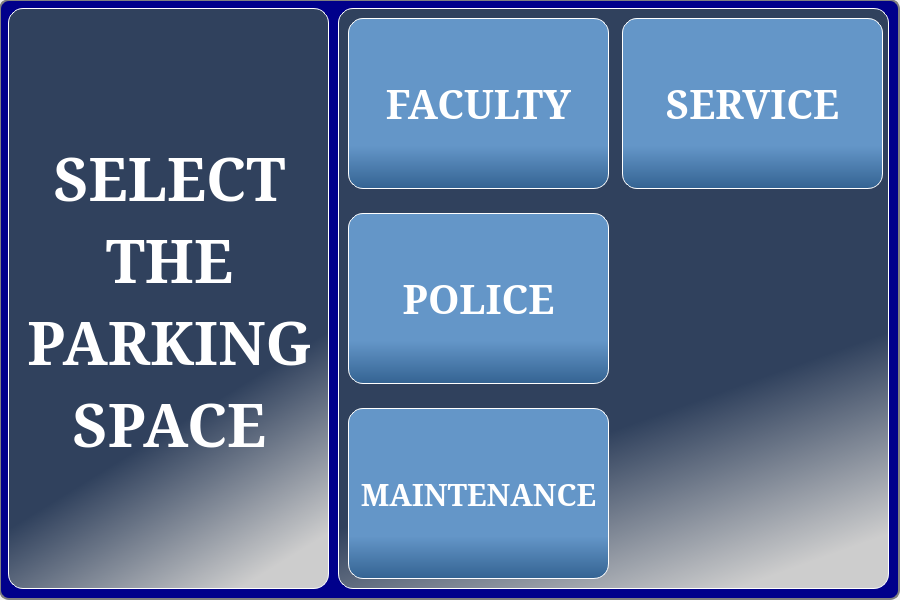
<?xml version="1.0" encoding="UTF-8"?>
<ui version="4.0">
 <class>EmployeeWindow</class>
 <widget class="QDialog" name="EmployeeWindow">
  <property name="geometry">
   <rect>
    <x>0</x>
    <y>0</y>
    <width>900</width>
    <height>600</height>
   </rect>
  </property>
  <property name="windowTitle">
   <string>Dialog</string>
  </property>
  <property name="styleSheet">
   <string notr="true">#mainFrame
{
	alternate-background-color: blue;
	background: darkblue;
	border-radius: 10px;
	border: 2px solid gray;
}

#textFrame
{
	background: qlineargradient(spread:pad, x1:0.38, y1:0, x2:0.722, y2:1, stop:0.6875 #30415D, stop:1 rgba(205, 205, 205, 255));

	box-shadow: inset 0 0 0 1px #27496d;
	border: 1px solid white;
	border-radius: 15px;
	box-shadow: inset 0 0 0 1px #27496d;
}

#titleLabel
{
	color: #fff;
	font: bold 60px;
	font-family: Garamond;
}

#iconLabel
{
	color: rgba(0,0,0,30%);
}

#buttonFrame
{
	background: qlineargradient(spread:pad, x1:0.38, y1:0, x2:0.722, y2:1, stop:0.6875 #30415D, stop:1 rgba(205, 205, 205, 255));

	box-shadow: inset 0 0 0 1px #27496d;
	border: 1px solid white;
	border-radius: 15px;
	box-shadow: inset 0 0 0 1px #27496d;
}




#facultyButton
{
	color: #fff;
	text-shadow: -2px 2px #346392;
	background-color: #ff9664;
	box-shadow: inset 0 0 0 1px #27496d;
	border: 1px solid white;
	border-radius: 15px;
	font-family: Garamond;
	font: bold 40px;

	background: qlineargradient(spread:pad, x1:0.50, y1:0, x2:0.5, y2:1, stop:0.75 #6496C8, stop:1 #346392);
}

#facultyButton :hover
{
	box-shadow: inset 0 0 0 1px #27496d,0 5px 15px #193047;
}

#facultyButton :active
{
	box-shadow: inset 0 0 0 1px #27496d,inset 0 5px 30px #193047;
}




#maintenanceButton
{
	color: #fff;
	text-shadow: -2px 2px #346392;
	background-color: #ff9664;
	box-shadow: inset 0 0 0 1px #27496d;
	border: 1px solid white;
	border-radius: 15px;
	font-family: Garamond;
	font: bold 30px;

	background: qlineargradient(spread:pad, x1:0.50, y1:0, x2:0.5, y2:1, stop:0.75 #6496C8, stop:1 #346392);
}

#maintenanceButton :hover
{
	box-shadow: inset 0 0 0 1px #27496d,0 5px 15px #193047;
}

#maintenanceButton :active
{
	box-shadow: inset 0 0 0 1px #27496d,inset 0 5px 30px #193047;
}




#policeButton
{
	color: #fff;
	text-shadow: -2px 2px #346392;
	background-color: #ff9664;
	box-shadow: inset 0 0 0 1px #27496d;
	border: 1px solid white;
	border-radius: 15px;
	font-family: Garamond;
	font: bold 40px;

	background: qlineargradient(spread:pad, x1:0.50, y1:0, x2:0.5, y2:1, stop:0.75 #6496C8, stop:1 #346392);
}

#policeButton :hover
{
	box-shadow: inset 0 0 0 1px #27496d,0 5px 15px #193047;
}

#policeButton:active
{
	box-shadow: inset 0 0 0 1px #27496d,inset 0 5px 30px #193047;
}




#serviceButton
{
	color: #fff;
	text-shadow: -2px 2px #346392;
	background-color: #ff9664;
	box-shadow: inset 0 0 0 1px #27496d;
	border: 1px solid white;
	border-radius: 15px;
	font-family: Garamond;
	font: bold 40px;

	background: qlineargradient(spread:pad, x1:0.50, y1:0, x2:0.5, y2:1, stop:0.75 #6496C8, stop:1 #346392);
}

#serviceButton :hover
{
	box-shadow: inset 0 0 0 1px #27496d,0 5px 15px #193047;
}

#serviceButton :active
{
	box-shadow: inset 0 0 0 1px #27496d,inset 0 5px 30px #193047;
}
</string>
  </property>
  <widget class="QFrame" name="mainFrame">
   <property name="geometry">
    <rect>
     <x>-1</x>
     <y>-1</y>
     <width>901</width>
     <height>601</height>
    </rect>
   </property>
   <property name="frameShape">
    <enum>QFrame::StyledPanel</enum>
   </property>
   <property name="frameShadow">
    <enum>QFrame::Raised</enum>
   </property>
   <widget class="QFrame" name="textFrame">
    <property name="geometry">
     <rect>
      <x>9</x>
      <y>9</y>
      <width>321</width>
      <height>581</height>
     </rect>
    </property>
    <property name="frameShape">
     <enum>QFrame::StyledPanel</enum>
    </property>
    <property name="frameShadow">
     <enum>QFrame::Raised</enum>
    </property>
    <widget class="QLabel" name="titleLabel">
     <property name="geometry">
      <rect>
       <x>16</x>
       <y>12</y>
       <width>291</width>
       <height>561</height>
      </rect>
     </property>
     <property name="text">
      <string>SELECT THE  PARKING SPACE</string>
     </property>
     <property name="alignment">
      <set>Qt::AlignCenter</set>
     </property>
     <property name="wordWrap">
      <bool>true</bool>
     </property>
    </widget>
   </widget>
   <widget class="QFrame" name="buttonFrame">
    <property name="geometry">
     <rect>
      <x>339</x>
      <y>9</y>
      <width>551</width>
      <height>581</height>
     </rect>
    </property>
    <property name="frameShape">
     <enum>QFrame::StyledPanel</enum>
    </property>
    <property name="frameShadow">
     <enum>QFrame::Raised</enum>
    </property>
    <widget class="QPushButton" name="facultyButton">
     <property name="geometry">
      <rect>
       <x>10</x>
       <y>10</y>
       <width>261</width>
       <height>171</height>
      </rect>
     </property>
     <property name="text">
      <string>FACULTY</string>
     </property>
    </widget>
    <widget class="QPushButton" name="maintenanceButton">
     <property name="geometry">
      <rect>
       <x>10</x>
       <y>400</y>
       <width>261</width>
       <height>171</height>
      </rect>
     </property>
     <property name="text">
      <string>MAINTENANCE</string>
     </property>
    </widget>
    <widget class="QPushButton" name="policeButton">
     <property name="geometry">
      <rect>
       <x>10</x>
       <y>205</y>
       <width>261</width>
       <height>171</height>
      </rect>
     </property>
     <property name="text">
      <string>POLICE</string>
     </property>
    </widget>
    <widget class="QPushButton" name="serviceButton">
     <property name="geometry">
      <rect>
       <x>284</x>
       <y>10</y>
       <width>261</width>
       <height>171</height>
      </rect>
     </property>
     <property name="text">
      <string>SERVICE</string>
     </property>
    </widget>
   </widget>
  </widget>
 </widget>
 <resources/>
 <connections/>
</ui>
